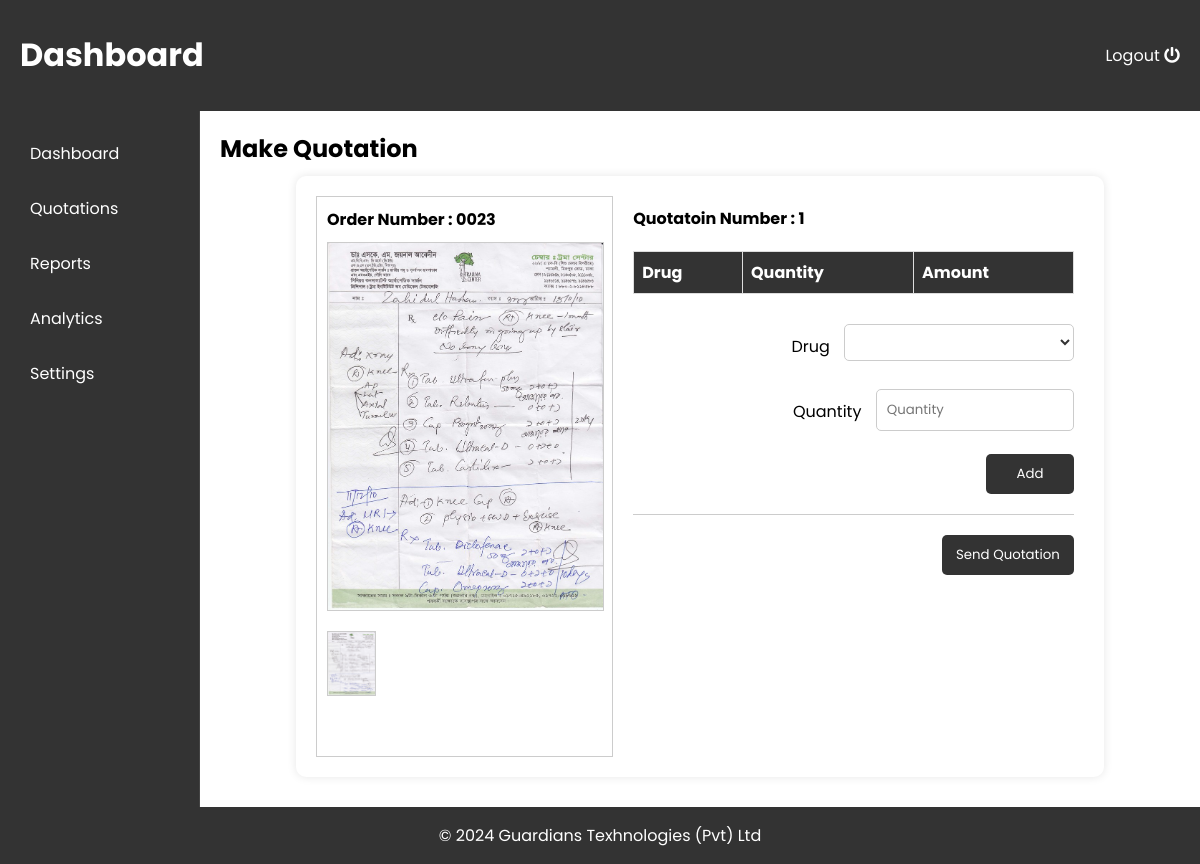
Page /quotation.php?id=23 on the committed database.
### tables this page shows
CREATE TABLE `orders` (
  `order_id` int(11) NOT NULL,
  `fullname` varchar(255) DEFAULT NULL,
  `address` varchar(255) DEFAULT NULL,
  `phone` varchar(20) DEFAULT NULL,
  `order_by` varchar(255) DEFAULT NULL,
  `order_date` timestamp NOT NULL DEFAULT current_timestamp(),
  `status` varchar(10) DEFAULT NULL,
  `img1` varchar(255) DEFAULT NULL,
  `img2` varchar(255) DEFAULT NULL,
  `img3` varchar(255) DEFAULT NULL,
  `img4` varchar(255) DEFAULT NULL,
  `img5` varchar(255) DEFAULT NULL,
  `note1` varchar(255) DEFAULT NULL,
  `note2` varchar(255) DEFAULT NULL,
  `note3` varchar(255) DEFAULT NULL,
  `note4` varchar(255) DEFAULT NULL,
  `note5` varchar(255) DEFAULT NULL,
  `pres_number` int(11) NOT NULL,
  `email_status` tinyint(1) NOT NULL
);

### quotation.php (the view, shortened to what this page needs)
<?php
    require 'config/dbconfig.php';
?>
<!DOCTYPE html>
<html lang="en">
<head>
  <link href="https://cdnjs.cloudflare.com/ajax/libs/font-awesome/5.15.4/css/all.min.css" rel="stylesheet">
  <link rel="stylesheet" href="style/style.css">
</head>
<body>
<div class="wrapper">
  <header>
     <h1>Dashboard</h1>
     <a id="logout" href="config/logout.php">Logout <i class="fa fa-power-off" aria-hidden="true"></i></a>
  </header>
  <div class="menu">
    <?php require 'mastermenu.php'?>
  </div>
  <div class="content">
    <h2 style="margin-bottom:10px; margin-top:0px">Make Quotation</h2>
    <?php
        $orderID = $_GET['id'];
        $sql = "SELECT `order_id`, `fullname`, `address`, `phone`, `order_date`, `status`, `img1`, `img2`, `img3`, `img4`, `img5`, `note1`, `note2`, `note3`, `note4`, `note5` FROM `orders` WHERE order_id = $orderID";
        $result = $conn->query($sql);
        if ($result->num_rows > 0) {
            $row = $result->fetch_assoc();
            ?>
    <div class="container" style="max-width:80%; display: grid; grid-template-columns: 40% 60%;">
    <div id="form-container" style="display: grid; grid-template-rows: repeat(5, auto); gap: 10px; border: 1px solid #ccc;  ; padding:10px; margin-right:10px;">
    <div style="font-weight:bold">Order Number : <span id="orderNum"><?php echo str_pad($row["order_id"], 4, '0', STR_PAD_LEFT);?></span></div>
        <div class="main-image center-align">
            <img id="mainImage" src="customer/uploads/<?php echo $row['img1'];?>" alt="Main Image" style="border: 1px solid #ccc;">
            <div class="image-list" style="display: grid; grid-template-columns: repeat(5, 1fr); gap: 10px;">
                <?php if (!empty($row['img1'])): ?>
                    <img src="customer/uploads/<?php echo $row['img1'];?>" alt="Image 1" onclick="changeImageAndForm('<?php echo $row['img1'];?>','1')">
                <?php endif; ?>
            </div>
        </div>
    </div>
    <div id="form-container" style="display: grid; grid-template-rows: repeat(5, auto); gap: 10px; padding:10px">
        <div><b>Quotatoin Number : <span id="quotation_Number">1</span></b></div>
        <table style="margin-bottom: 20px; width:100%;">
            <thead>
                <tr>
                    <th>Drug</th>
                    <th>Quantity</th>
                    <th>Amount</th>
                </tr>
            </thead>
        </table>
        <form id="form1" action="config/submit_prescription_details.php" style="display: block; border-bottom: 1px solid #ccc; margin-bottom:10px">
            <div class="form-group right-align">
                <label for="drug1">Drug</label>
                <select name="drug1" id="drug" class="selectDrug">
                    <option value=""></option>
                    <?php
                    $sql = "SELECT drug_id, price, drug_name FROM drugs";
                    $result = mysqli_query($conn, $sql);
                        if (mysqli_num_rows($result) > 0) {
                            while ($row = mysqli_fetch_assoc($result)) {
                                echo '<option value="' . $row["drug_id"] . '">' . $row["drug_name"] . ' | Rs.' . $row["price"] . '</option>';
                            }
                        } else {
                            echo '<option value="">No drugs found</option>';
                        }
                    ?>
                </select>
            </div>
            <div class="form-group right-align">
                <label for="">Quantity</label>
                <input type="number" id="qty" name="qty1" placeholder="Quantity" style="width:40%">
            </div>
            <div class="form-group right-align">
                <input type="submit" value="Add" style="width: 20%;">
            </div>
        </form>
        <form id="quotation_button" method="POST" action="config/sendQuotation.php">
            <div class="form-group right-align" style="margin-bottom:5px;">
                <input type="submit" value="Send Quotation" style="width: 30%;">
            </div>
        </form>
    </div>
</div>
<?php }
 ?>
  </div>
  <footer>
    <p>&copy; 2024 Guardians Texhnologies (Pvt) Ltd</p>
  </footer>
</div>
</body>
</html>

### style/style.css (style rules this page uses)
.wrapper { display: grid; grid-template-columns: 200px 1fr; grid-template-rows: auto 1fr auto; min-height: 100vh; }
header { grid-column: 1 / -1; background-color: #333; color: #fff; padding: 10px 20px; display: flex; justify-content: space-between; align-items: center; }
footer { grid-column: 1 / -1; background-color: #333; color: #fff; text-align: center; }
.menu { background-color: #333; color: #fff; padding: 20px; border-right: 1px solid #444; }
.content { grid-column: 2 / -1; padding: 20px; }
#logout { text-decoration: none; color: white; }
table { border-collapse: collapse; max-width: 100%; margin: 10px auto; background-color: #fff; border: 1px solid #ddd; }
th, td { border: 1px solid #ddd; padding: 8px; text-align: left; }
th { background-color: #333; color: #fff; }
.container { display: flex; justify-content: space-between; align-items: flex-start; max-width: 800px; margin: 20px auto; }
.image-list img { width: 100%; cursor: pointer; margin-bottom: 10px; }
.main-image { width: 100%; }
.main-image img { width: 100%; display: block; margin-bottom: 20px; }
.container { max-width: 80%; margin: 10px auto; padding: 20px; border-radius: 10px; background-color: #fff; box-shadow: 0 0 10px rgba(0,0,0,0.1); }
.form-group { margin-bottom: 20px; text-align: center; font-family: "Poppins", sans-serif; }
.form-group input[type="text"], .form-group input[type="number"], .form-group input[type="email"], .form-group input[type="password"] { width: 90%; padding: 10px; border: 1px solid #ccc; border-radius: 5px; outline: none; font-family: "Poppins", sans-serif; }
.form-group input[type="submit"] { width: 95%; padding: 10px; border: none; border-radius: 5px; background-color: #333; color: #fff; cursor: pointer; outline: none; font-family: "Poppins", sans-serif; }
.form-group label { width: 80px; display: inline-block; vertical-align: top; margin-right: 20px; margin: 10px; }
.right-align { text-align: right; }
.center-align { text-align: center; }
.image-list { display: flex; }
.image-list img { margin-right: 1px; cursor: pointer; }
.image-list img { border: 1px solid #ccc; cursor: pointer; width: 100%; }
.selectDrug { width: 230px; padding: 8px; font-size: 16px; border: 1px solid #ccc; border-radius: 5px; background-color: #fff; color: #333; }
.selectDrug option { padding: 8px; font-size: 16px; color: #333; }

### quotation.php (style rules this page uses)
body { font-family: "Poppins", sans-serif; margin: 0; padding: 0; }

### rows in the picture
orders: order_id "0023", img1 (picture)

### other values in the picture
$menuItem['title'] "Dashboard"
$menuItem['title'] "Quotations"
$menuItem['title'] "Reports"
$menuItem['title'] "Analytics"
$menuItem['title'] "Settings"
